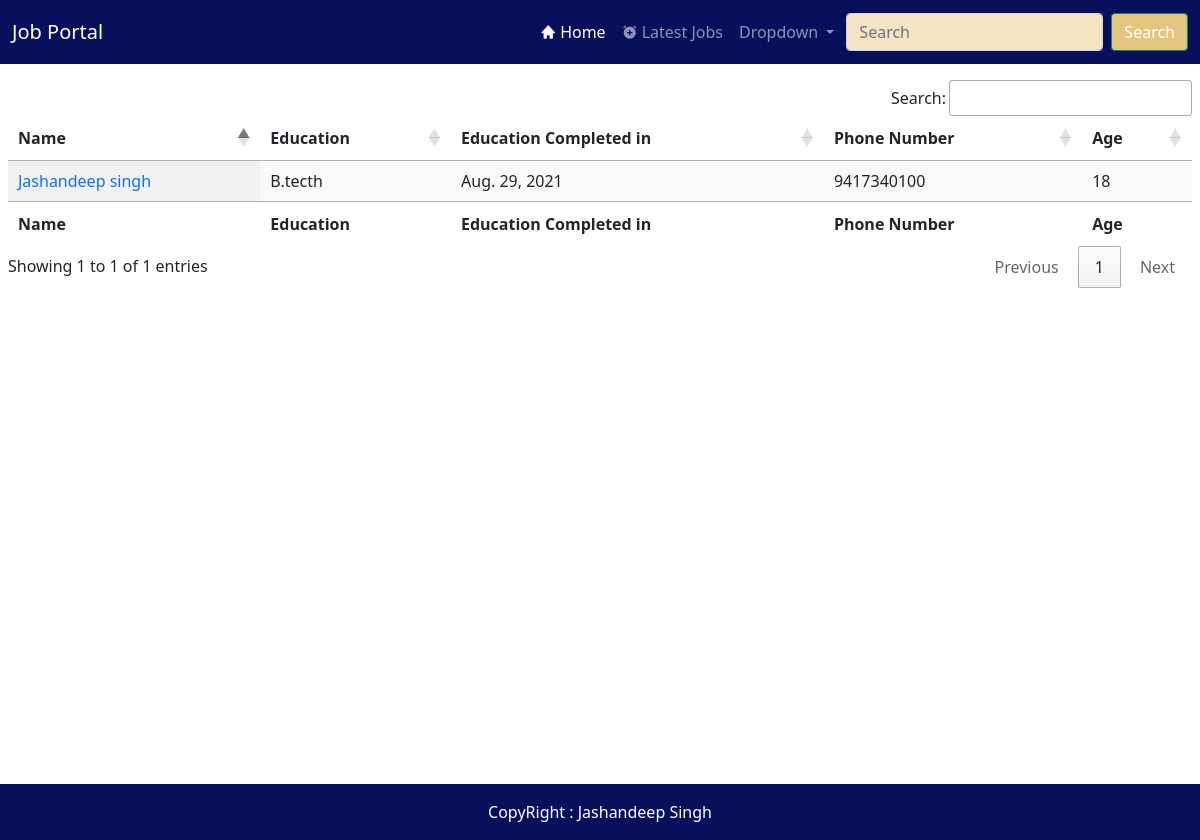
Screenshot of /students-applied/3/full-stack-web-development/ (signed in) with the database file from the repository.
### job/models.py (models this page shows, shortened)
class form_of_post(models.Model):
    id  = models.AutoField(primary_key =True)
    teacher= models.ForeignKey(User, on_delete=models.CASCADE , related_name = 'teacher')
    student = models.ForeignKey(User, on_delete=models.CASCADE , related_name ="student")
    post =  models.ForeignKey(Job_Post, on_delete=models.CASCADE , related_name ="job_post")
    first_name  = models.CharField(max_length=50)
    last_name = models.CharField(max_length=50)
    email  = models.CharField(max_length=50)
    phone_number  = models.IntegerField()
    age  = models.IntegerField()
    eduction  = models.CharField(max_length=50)
    finished_in  = models.DateField()
    alternative_number  = models.IntegerField()
    address  = models.TextField()
    city = models.CharField(max_length=50)
    pin_code  = models.DecimalField(max_digits=5, decimal_places=0)

### job/views.py (the view)
# urls.py: path('students-applied/<int:id>/<slug:slug>/',views.students_apply , name="students_apply"),
def students_apply(request, id ,slug):
    post = get_object_or_404(Job_Post, id=id , slug=slug)
    if post.by == request.user:
        students = form_of_post.objects.filter(teacher = request.user , post=post)
        context={
        'students':students,
        'post':post
        }
        return render(request,'job/teacher/students_apply.html',context)
    else:
        return redirect('job_view', post.id, post.slug)

### job/templates/job/teacher/students_apply.html (shortened to what this page needs)
{% extends "core/base.html" %}
{% block content %}
  <link rel="stylesheet" href=" https://cdn.datatables.net/1.10.25/css/jquery.dataTables.min.css">
  <link rel="stylesheet" href=" https://cdn.datatables.net/buttons/1.7.1/css/buttons.dataTables.min.css">
  <section class="height mx-2 my-3">
    <div class="">
      <table id="example" class="display" style="width:100%">
          <thead>
              <tr>
                  <th>Name</th>
                  <th>Education</th>
                  <th>Education Completed in</th>
                  <th>Phone Number</th>
                  <th>Age </th>
              </tr>
          </thead>
          <tbody>
              {% for student in students %}
              <tr>
                  <td><a href="{% url 'application_form' student.id post.id %}">{{student.first_name}} {{student.last_name}}</a></td>
                  <td>{{student.eduction}}</td>
                  <td>{{student.finished_in}}</td>
                  <td>{{student.phone_number}}</td>
                  <td>{{student.age}}</td>
              </tr>
              {% endfor %}
            </tbody>
        <tfoot>
          <tr>
              <th>Name</th>
              <th>Education</th>
              <th>Education Completed in</th>
              <th>Phone Number</th>
              <th>Age </th>
          </tr>
        </tfoot>
    </table>
    </div>
  </section>
{% endblock %}

### static/css/main.css (style rules this page uses)
* { margin: 0; padding: 0; box-sizing: border-box; }
:root { --primary : #fff; --dark-blue : #080f5b; --light-skin : #f4e4c1; --dark-skin : #e4c580; --success-green : #15db95; --light-blue : #0d19a3; }
.height { min-height: 86vh; }
a { text-decoration: none; }

### rows the page displays
form_of_post: first_name "Jashandeep", last_name "singh", eduction "B.tecth", finished_in "Aug. 29, 2021", phone_number "9417340100", age "18"
